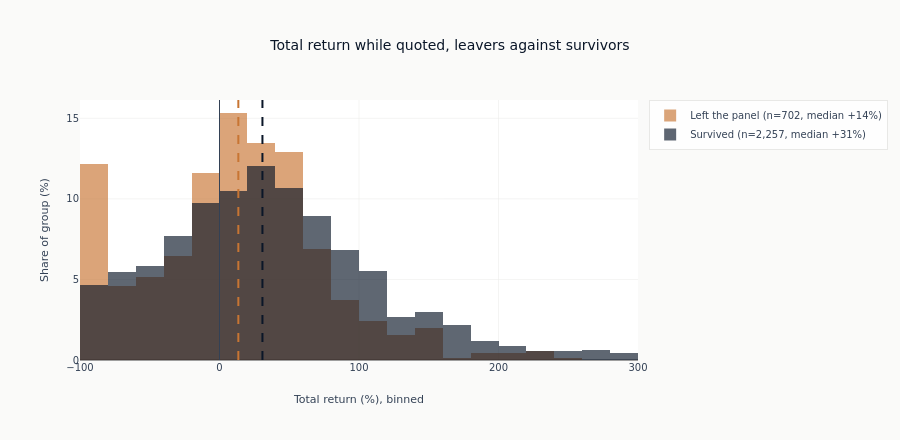

Notebook code for this chart:
### Code cell
# The two groups differ in size by 3x, so plot the share of each group per bin, not counts.
bins = dict(start=-100, end=300, size=20)

fig = go.Figure()
for stats, label, color in [
    (leaver_stats, "Left the panel", PALETTE["survivors"]),
    (survivor_stats, "Survived", PALETTE["universe"]),
]:
    fig.add_trace(
        go.Histogram(
            x=stats["total_return"].to_list(),
            xbins=bins,
            histnorm="percent",
            name=f"{label} (n={stats.height:,}, median {stats['total_return'].median():+.0f}%)",
            marker_color=color,
            opacity=0.65,
        )
    )
    # Median in the legend, not as an annotation — the two medians are 17pp apart and collide.
    fig.add_vline(x=stats["total_return"].median(), line_dash="dash", line_color=color)
fig.add_vline(x=0, line_color=PALETTE["rule"], line_width=1)
fig.update_layout(
    title="Total return while quoted, leavers against survivors",
    xaxis_title="Total return (%), binned",
    yaxis_title="Share of group (%)",
    xaxis=dict(range=[-100, 300]),
    barmode="overlay",
    height=440,
)
show_plotly_with_alt(
    fig,
    "Two overlapping histograms of total return while quoted, one for symbols that left "
    "the panel and one for those still quoted at the end, each as a share of its own "
    "group. Both are right-skewed with a long tail of large gains. The leavers carry more "
    "of their mass below zero and their dashed median line sits to the left of the "
    "survivors. A solid vertical line marks zero return.",
)

### Figure 1 — Plotly figure (JSON) as saved in the notebook; plotly's stock layout.template omitted (floating-point values rounded to 4 significant figures; data arrays with more than 128 entries replaced by an {"elided": "..."} marker saying what was removed)
{"data": [{"histnorm": "percent", "marker": {"color": "#C87533"}, "name": "Left the panel (n=702, median +14%)", "opacity": 0.65, "type": "histogram", "x": {"elided": "702 float values"}, "xbins": {"end": 300, "size": 20, "start": -100}}, {"histnorm": "percent", "marker": {"color": "#0a1628"}, "name": "Survived (n=2,257, median +31%)", "opacity": 0.65, "type": "histogram", "x": {"elided": "2257 float values"}, "xbins": {"end": 300, "size": 20, "start": -100}}], "layout": {"barmode": "overlay", "height": 440, "shapes": [{"line": {"color": "#C87533", "dash": "dash"}, "type": "line", "x0": 13.5, "x1": 13.5, "xref": "x", "y0": 0, "y1": 1, "yref": "y domain"}, {"line": {"color": "#0a1628", "dash": "dash"}, "type": "line", "x0": 30.78, "x1": 30.78, "xref": "x", "y0": 0, "y1": 1, "yref": "y domain"}, {"line": {"color": "#334155", "width": 1}, "type": "line", "x0": 0, "x1": 0, "xref": "x", "y0": 0, "y1": 1, "yref": "y domain"}], "title": {"text": "Total return while quoted, leavers against survivors"}, "xaxis": {"range": [-100, 300], "title": {"text": "Total return (%), binned"}}, "yaxis": {"title": {"text": "Share of group (%)"}}}}
